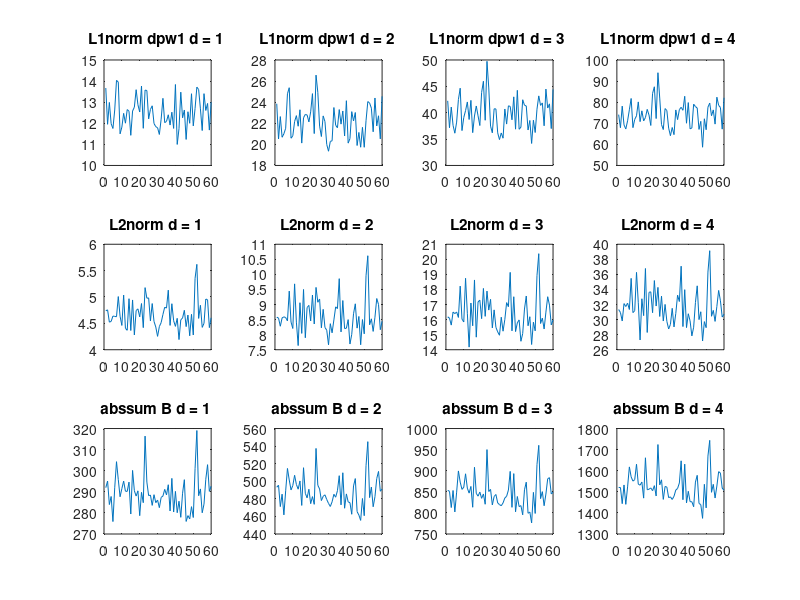
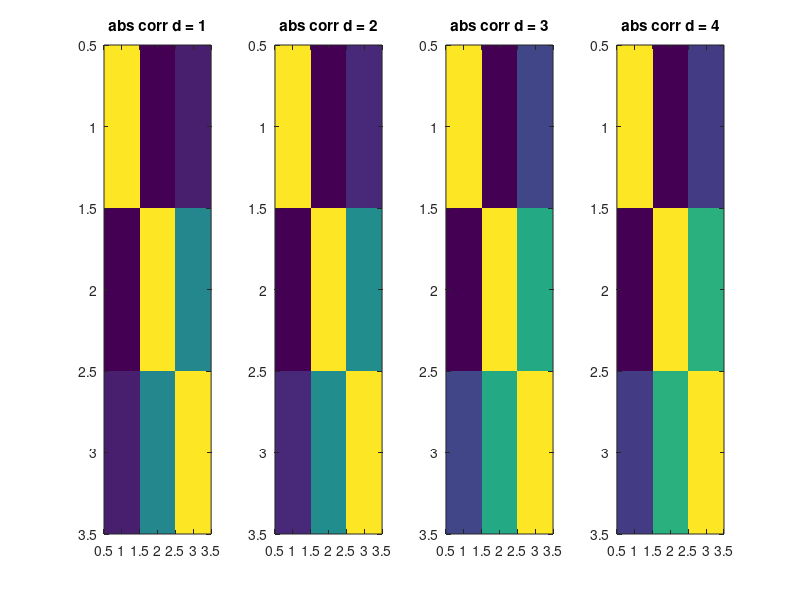

Recreate these plots in MATLAB, in order.
%%%%%%%%%%%%%%%%%%%%%%%%%%%%%%%%%%%%%%%%%%%%%%%%%%%%%%%%%%%%%%%%%%%%%%%%%%%%%%%%
%                                                                              %
%                                   MAGNITUDE                                  %
%                                                                              %
%                                 October, 2020                                %
%                                                                              %
%                          Juan Ignacio Mendoza Garay                          %
%                               doctoral student                               %
%                 Department of Music, Art and Culture Studies                 %
%                            University of Jyväskylä                           %
%                                                                              %
%%%%%%%%%%%%%%%%%%%%%%%%%%%%%%%%%%%%%%%%%%%%%%%%%%%%%%%%%%%%%%%%%%%%%%%%%%%%%%%%

% tested on Octave 4

%===============================================================================

% DESCRIPTION:

%   Test different methods for computing magnitude of data.

% INSTRUCTIONS:

%   1) Modify the values indicated by an arrow (<---)
%   2) Run the script and enjoy.

%===============================================================================

clc
clear
close all
tic

%===============================================================================

n_cases = 60;   % <--- number of cases
  n_obs = 30;   % <--- number of observations

    n_d = 4;    % <--- differences
  
   n_MC = 1;  % <--- number of montecarlo realisations
 i_MC_p = 1;    % <--- index of realisations to plot

%-------------------------------------------------------------------------------

for i_MC = 1:n_MC

  X = cell(n_cases,1);

  for i_case = 1:n_cases

    X{i_case} = rand(n_obs); % random data
    
  end  

  X_d = cell(n_d,1);

  % differences (derivatives):
  for i_d = 1:n_d
   
    X_d{i_d} = cell(n_cases,1);
   
    for i_case = 1:n_cases
    
      X_d{i_d}{i_case} = diff( X{i_case} , i_d ); % difference
    end
  end
      
      
  % features from derivatives:
  for i_d = 1:n_d
   
    for i_case = 1:n_cases

      dfeats.L1norm_dpw1{i_d}(i_case) = norm( X_d{i_d}{i_case} , 1 ); %  L1 norm (Manhattan distance)
    
      dfeats.L2norm{i_d}(i_case) = norm( X_d{i_d}{i_case} , 2 ); % L2 norm (Euclidean distance)
      
      dfeats.abssum_B{i_d}(i_case) = sum( abs( X_d{i_d}{i_case}(:)  )); % sum of absolute values
    end
    
  end

  lbl_dfeats = fieldnames(dfeats);
  n_dfeats = length(lbl_dfeats);

  n_sp = n_dfeats * n_d;
    
  for i_dfeats = 1:n_dfeats

    for i_d = 1:n_d
    
      M{i_d}(:,i_dfeats) = dfeats.( lbl_dfeats{i_dfeats}  ){i_d}; 
    
    end
  end


  for i_d = 1:n_d
    
    r{i_d} = corr(M{i_d});
    
    if i_MC == 1
    
      sum_r{i_d} = r{i_d};
    else
    
      sum_r{i_d} = sum_r{i_d} + r{i_d};
    end
  end
  
  
  if any( i_MC == i_MC_p )
    
    i_sp = 0;
      
    for i_dfeats = 1:n_dfeats

      for i_d = 1:n_d
      
        i_sp = i_sp + 1;
        subplot(n_dfeats,n_d,i_sp)
        plot( M{i_d}(:,i_dfeats) )
        
        this_featlbl = lbl_dfeats{i_dfeats};
        this_featlbl( this_featlbl == '_') = ' ';
        title( sprintf( '%s d = %i ', this_featlbl , i_d ) )
      end
    end

    figure

    for i_d = 1:n_d

      lbl_d = num2str(i_d);

      this_corr_lbl = sprintf( 'abs corr d = %i', i_d);
      
      subplot(1,n_d,i_d)
      imagesc(abs( r{i_d} ))
      title(this_corr_lbl)
      
      disp(' ')
      disp(this_corr_lbl)
      disp(r{i_d})
    end
  end
end

if n_MC > 1
    
    figure
    
    for i_d = 1:n_d
        
        lbl_d = num2str(i_d);
        
        this_corr_lbl = sprintf( 'MC sum abs corr d = %i', i_d);
        
        subplot(1,n_d,i_d)
        imagesc( sum_r{i_d} )
        title(this_corr_lbl)
    end
end

toc